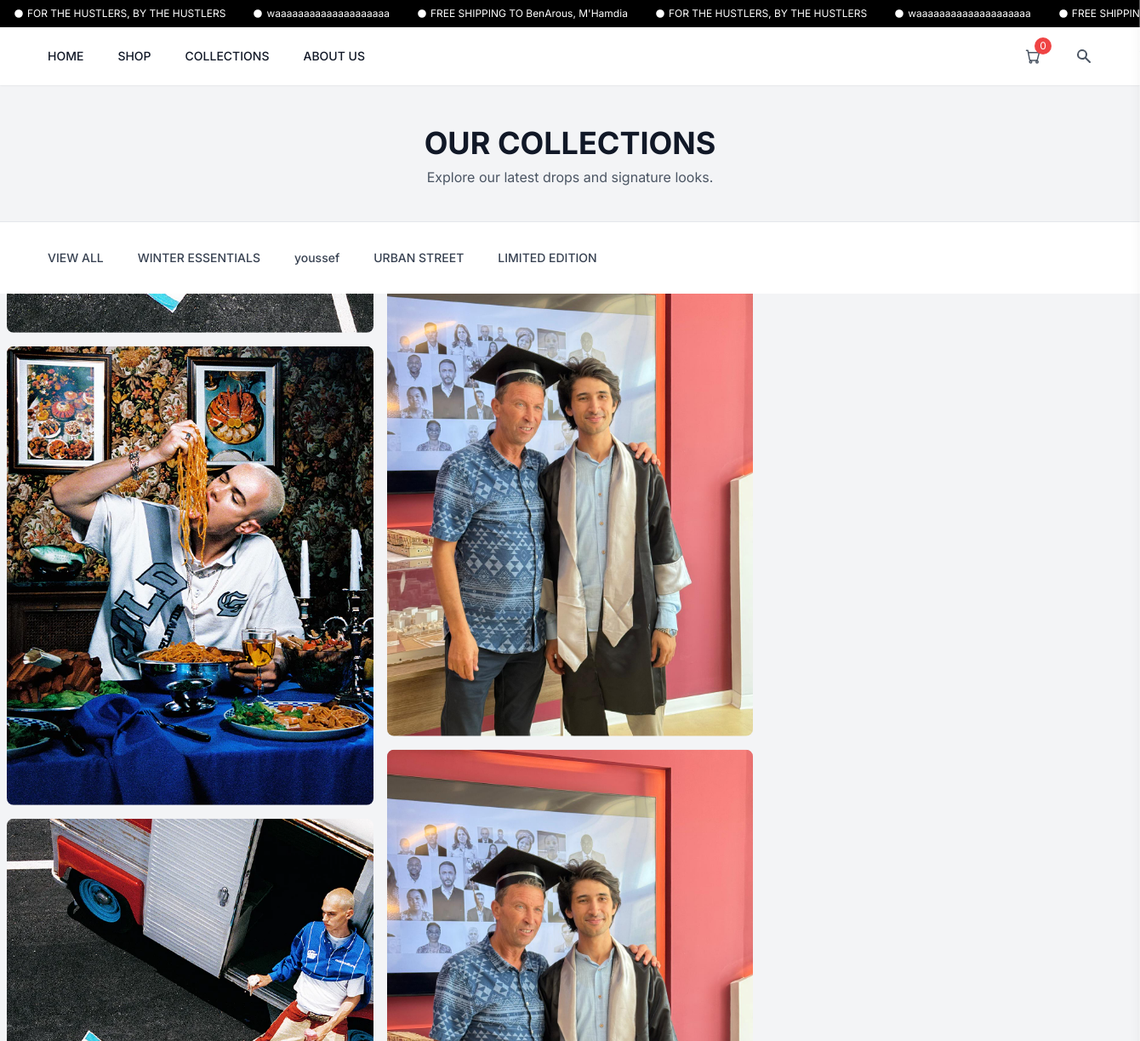
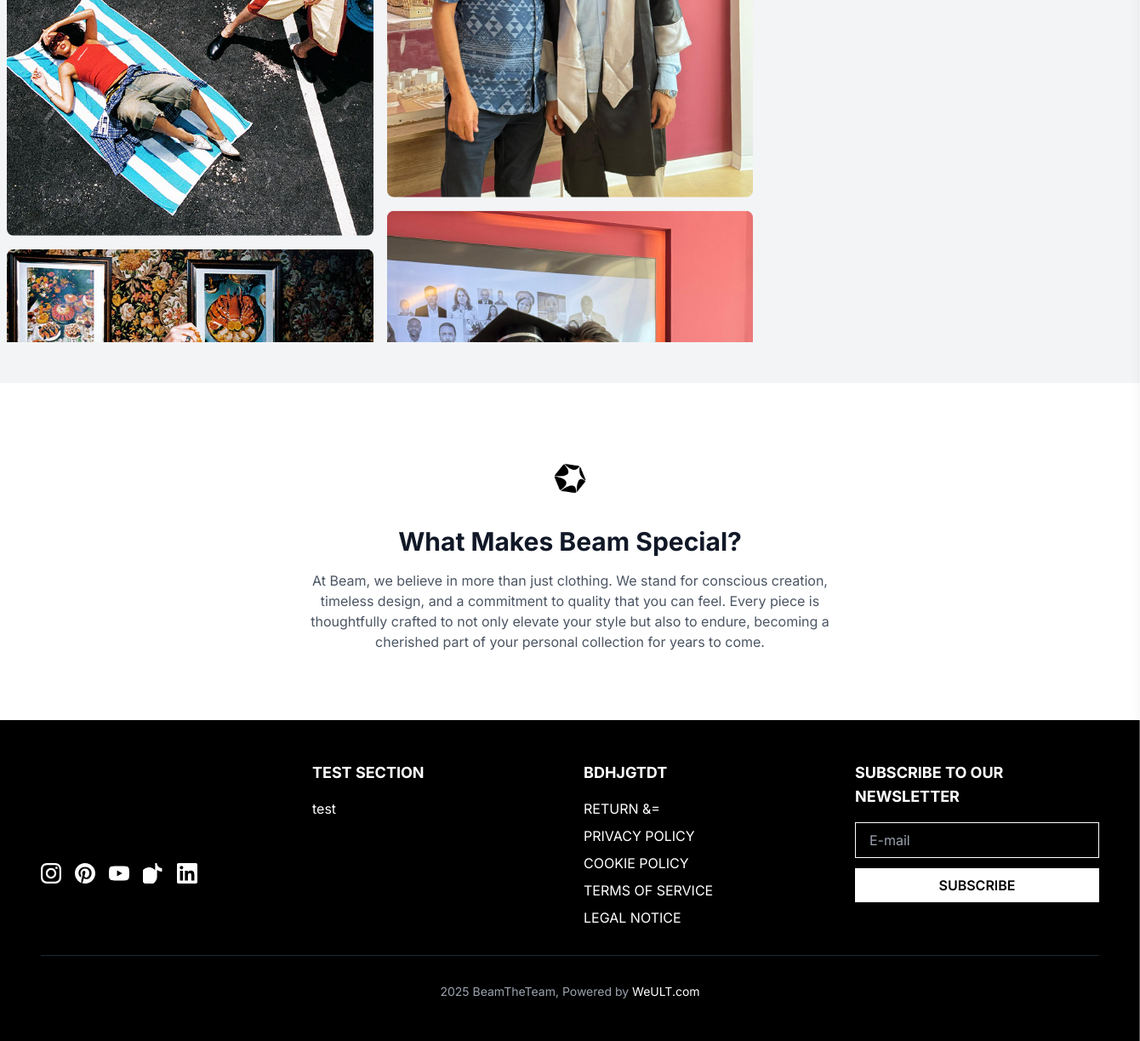
The page /collections.php on the database its author committed (2 pictures, top to bottom).
### tables this page shows
CREATE TABLE `site_settings` (
  `id` int(11) NOT NULL,
  `setting_key` varchar(100) NOT NULL,
  `setting_value` text DEFAULT NULL,
  `created_at` timestamp NOT NULL DEFAULT current_timestamp(),
  `updated_at` timestamp NOT NULL DEFAULT current_timestamp() ON UPDATE current_timestamp()
);

CREATE TABLE `collections` (
  `id` int(11) NOT NULL,
  `name` varchar(100) NOT NULL,
  `slug` varchar(100) NOT NULL,
  `image` varchar(255) DEFAULT NULL,
  `description` text DEFAULT NULL,
  `sort_order` int(11) DEFAULT 0,
  `is_active` tinyint(1) DEFAULT 1,
  `created_at` timestamp NOT NULL DEFAULT current_timestamp(),
  `updated_at` timestamp NOT NULL DEFAULT current_timestamp() ON UPDATE current_timestamp(),
  `secret` tinyint(1) DEFAULT 0
);

CREATE TABLE `social_media` (
  `id` int(11) NOT NULL,
  `platform` varchar(50) NOT NULL,
  `icon_svg` text DEFAULT NULL,
  `link_url` varchar(255) NOT NULL,
  `sort_order` int(11) DEFAULT 0,
  `is_active` tinyint(1) DEFAULT 1,
  `created_at` timestamp NOT NULL DEFAULT current_timestamp(),
  `updated_at` timestamp NOT NULL DEFAULT current_timestamp() ON UPDATE current_timestamp()
);

CREATE TABLE `footer_sections` (
  `id` int(11) NOT NULL,
  `section_name` varchar(100) NOT NULL,
  `section_title` varchar(255) NOT NULL,
  `sort_order` int(11) DEFAULT 0,
  `is_active` tinyint(1) DEFAULT 1,
  `created_at` timestamp NOT NULL DEFAULT current_timestamp(),
  `updated_at` timestamp NOT NULL DEFAULT current_timestamp() ON UPDATE current_timestamp()
);

CREATE TABLE `footer_links` (
  `id` int(11) NOT NULL,
  `section_id` int(11) NOT NULL,
  `link_text` varchar(255) NOT NULL,
  `link_url` varchar(255) NOT NULL,
  `sort_order` int(11) DEFAULT 0,
  `is_active` tinyint(1) DEFAULT 1,
  `created_at` timestamp NOT NULL DEFAULT current_timestamp(),
  `updated_at` timestamp NOT NULL DEFAULT current_timestamp() ON UPDATE current_timestamp()
);

### collections.php (the view, shortened to what the rows shown need)
<?php
require_once 'includes/functions.php';
checkMaintenanceMode();
$collections = getCollections();
?>
<!DOCTYPE html>
<html lang="en">
<head>
    <title>Collections - <?php echo getSiteSetting('brand_name', 'BeamTheTeam™'); ?></title>
    <script src="https://cdn.tailwindcss.com"></script>
    <link rel="stylesheet" href="style.css">
</head>
<body class="bg-gray-100 text-gray-900">
<?php require_once 'includes/header.php'; ?>
    <main class="py-12">
        <div class="container mx-auto px-4 sm:px-6 lg:px-8 text-center">
            <h1 class="text-3xl md:text-4xl font-bold text-gray-900 mb-2">OUR COLLECTIONS</h1>
        </div>
     <section class="bg-white py-4 md:py-6 px-4 md:px-8 lg:px-12 border-t border-gray-200">
        <div class="flex flex-wrap justify-center sm:justify-start gap-x-3 md:gap-x-6 gap-y-2 overflow-x-auto no-scrollbar">
            <a href="shop.php" class="text-xs md:text-sm font-medium text-gray-700 hover:text-black whitespace-nowrap rounded-md p-1 md:p-2">VIEW ALL</a>
            <?php foreach ($collections as $index => $collection): ?>
                <a href="shop.php?collection=<?php echo $collection['id']; ?>" class="text-xs md:text-sm font-medium text-gray-700 hover:text-black whitespace-nowrap rounded-md p-1 md:p-2 <?php echo $index >= 4 ? 'hidden sm:block' : ''; ?> <?php echo $index >= 6 ? 'hidden md:block' : ''; ?> <?php echo $index >= 8 ? 'hidden lg:block' : ''; ?> <?php echo $index >= 10 ? 'hidden xl:block' : ''; ?>"><?php echo $collection['name']; ?></a>
            <?php endforeach; ?>
        </div>
    </section>
        <div class="scrolling-gallery-container collections-gallery">
            <?php
            $columns = [[], [], []];
            foreach ($collections as $i => $collection) {
                $columns[$i % 3][] = $collection;
            }
            $repeat = 5;
            function shuffle_no_consecutive($arr, $lastId = null) {
                if (count($arr) < 2) return $arr;
                $shuffled = $arr;
                do {
                    shuffle($shuffled);
                } while ($lastId !== null && $shuffled[0]['id'] === $lastId && count(array_unique(array_column($shuffled, 'id'))) > 1);
                return $shuffled;
            }
            ?>
            <div class="gallery-column column-1">
                <?php $lastId = null; for ($r = 0; $r < $repeat; $r++): ?>
                    <?php $set = shuffle_no_consecutive($columns[0], $lastId); $lastId = end($set)['id']; ?>
                    <?php foreach ($set as $collection): ?>
                    <div class="gallery-item">
                        <a href="shop.php?collection=<?php echo $collection['id']; ?>" title="<?php echo htmlspecialchars($collection['name']); ?>">
                            <img src="<?php echo htmlspecialchars($collection['image']); ?>" alt="<?php echo htmlspecialchars($collection['name']); ?>">
                        </a>
                    </div>
                    <?php endforeach; ?>
                <?php endfor; ?>
            </div>
            <div class="gallery-column column-2">
                <?php $lastId = null; for ($r = 0; $r < $repeat; $r++): ?>
                    <?php $set = shuffle_no_consecutive($columns[1], $lastId); $lastId = end($set)['id']; ?>
                    <?php foreach ($set as $collection): ?>
                    <div class="gallery-item">
                        <a href="shop.php?collection=<?php echo $collection['id']; ?>" title="<?php echo htmlspecialchars($collection['name']); ?>">
                            <img src="<?php echo htmlspecialchars($collection['image']); ?>" alt="<?php echo htmlspecialchars($collection['name']); ?>">
                        </a>
                    </div>
                    <?php endforeach; ?>
                <?php endfor; ?>
            </div>
        </div>
    </main>
    <section class="bg-white py-20">
        <div class="container mx-auto px-4 text-center">
            <h2 class="text-3xl font-bold text-gray-900 mb-4">What Makes Beam Special?</h2>
        </div>
    </section>
    <?php require_once 'includes/footer.php'; ?>        </div>
    <?php require_once 'includes/footer.php'; ?>

### includes/header.php (shortened to what the rows shown need)
<?php
require_once __DIR__ . '/functions.php';
?>
<!DOCTYPE html>
<html lang="en">
<head>
    <script src="https://cdn.tailwindcss.com"></script>
    <link rel="stylesheet" href="style.css">
</head>
<body class="bg-gray-100 text-gray-900">
    <div class="bg-black text-white text-xs py-2 px-4 overflow-hidden">
        <div class="flex animate-scroll space-x-8 whitespace-nowrap">
            <span class="flex items-center"><svg class="w-3 h-3 mr-1 flex-shrink-0" fill="currentColor" viewBox="0 0 20 20"><path d="M10 18a8 8 0 100-16 8 8 0 000 16zm1-11H9v3H8v2h1v3h2v-3h1v-2h-1V7z"></path></svg> <?php echo getSiteSetting('announcement_text_1', 'SHIPPING TO TUNISIA ON ORDERS +$150'); ?></span>
            <span class="flex items-center"><svg class="w-3 h-3 mr-1 flex-shrink-0" fill="currentColor" viewBox="0 0 20 20"><path d="M10 18a8 8 0 100-16 8 8 0 000 16zm1-11H9v3H8v2h1v3h2v-3h1v-2h-1V7z"></path></svg> <?php echo getSiteSetting('announcement_text_2', 'EASY RETURNS'); ?></span>
            <span class="flex items-center"><svg class="w-3 h-3 mr-1 flex-shrink-0" fill="currentColor" viewBox="0 0 20 20"><path d="M10 18a8 8 0 100-16 8 8 0 000 16zm1-11H9v3H8v2h1v3h2v-3h1v-2h-1V7z"></path></svg> <?php echo getSiteSetting('announcement_text_3', 'FREE SHIPPING TO TUNISIA ON ORDERS +$150'); ?></span>
            <span class="flex items-center"><svg class="w-3 h-3 mr-1 flex-shrink-0" fill="currentColor" viewBox="0 0 20 20"><path d="M10 18a8 8 0 100-16 8 8 0 000 16zm1-11H9v3H8v2h1v3h2v-3h1v-2h-1V7z"></path></svg> <?php echo getSiteSetting('announcement_text_1', 'SHIPPING TO TUNISIA ON ORDERS +$150'); ?></span>
            <span class="flex items-center"><svg class="w-3 h-3 mr-1 flex-shrink-0" fill="currentColor" viewBox="0 0 20 20"><path d="M10 18a8 8 0 100-16 8 8 0 000 16zm1-11H9v3H8v2h1v3h2v-3h1v-2h-1V7z"></path></svg> <?php echo getSiteSetting('announcement_text_2', 'EASY RETURNS'); ?></span>
            <span class="flex items-center"><svg class="w-3 h-3 mr-1 flex-shrink-0" fill="currentColor" viewBox="0 0 20 20"><path d="M10 18a8 8 0 100-16 8 8 0 000 16zm1-11H9v3H8v2h1v3h2v-3h1v-2h-1V7z"></path></svg> <?php echo getSiteSetting('announcement_text_3', 'FREE SHIPPING TO TUNISIA ON ORDERS +$150'); ?></span>
        </div>
    </div>
                        <?php
                        $collections = getCollections();
                        ?>

### includes/footer.php (shortened to what the rows shown need)
    <footer class="bg-black text-white py-12 px-4 md:px-8 lg:px-12">
        <div class="max-w-7xl mx-auto">
            <div class="grid grid-cols-1 md:grid-cols-2 lg:grid-cols-4 gap-8 mb-8">
                <div class="space-y-4">
                    <div class="flex space-x-4">
                        <?php
                        static $socialMedia = null;
                        if ($socialMedia === null) {
                            try {
                                $socialMedia = getSocialMedia();
                            } catch (Exception $e) {
                                error_log("Social media data error: " . $e->getMessage());
                                $socialMedia = [];
                            }
                        }
                        if (!empty($socialMedia)):
                            foreach ($socialMedia as $social):
                        ?>
                        <a href="<?php echo htmlspecialchars($social['link_url']); ?>" class="text-white hover:text-gray-300 transition-colors duration-200" target="_blank" rel="noopener noreferrer">
                            <svg class="w-6 h-6" fill="currentColor" viewBox="0 0 24 24">
                                <?php echo $social['icon_svg']; ?>
                            </svg>
                        </a>
                        <?php
                            endforeach;
                        endif;
                        ?>
                    </div>
                </div>
                <?php
                static $footerData = null;
                if ($footerData === null) {
                    try {
                        $footerData = getFooterData();
                    } catch (Exception $e) {
                        error_log("Footer data error: " . $e->getMessage());
                        $footerData = [];
                    }
                }
                if (!empty($footerData)):
                    foreach ($footerData as $section):
                ?>
                <div class="space-y-4">
                    <h4 class="text-lg font-bold text-white uppercase"><?php echo htmlspecialchars($section['section_title']); ?></h4>
                    <ul class="space-y-2">
                        <?php if (!empty($section['links'])): ?>
                            <?php foreach ($section['links'] as $link): ?>
                            <li><a href="<?php echo htmlspecialchars($link['link_url']); ?>" class="text-white hover:text-gray-300 transition-colors duration-200"><?php echo htmlspecialchars($link['link_text']); ?></a></li>
                            <?php endforeach; ?>
                        <?php endif; ?>
                    </ul>
                </div>
                <?php
                    endforeach;
                endif;
                ?>
            </div>
        </div>
    </footer>
</body>
</html>

### rows shown on the page
site_settings: setting_value "FOR THE HUSTLERS, BY THE HUSTLERS"
site_settings: setting_value "waaaaaaaaaaaaaaaaaaaa"
site_settings: setting_value "FREE SHIPPING TO BenArous, M'Hamdia"
collections: name "WINTER ESSENTIALS", image (picture)
collections: name "youssef", image (picture)
collections: name "URBAN STREET"
collections: name "LIMITED EDITION", image (picture)
footer_sections: section_title "TEST SECTION"
footer_links: link_text "test"
footer_sections: section_title "BDHJGTDT"
footer_links: link_text "RETURN &="
footer_links: link_text "PRIVACY POLICY"
footer_links: link_text "COOKIE POLICY"
footer_links: link_text "TERMS OF SERVICE"
footer_links: link_text "LEGAL NOTICE"

### other values the page prints
getSiteSetting('announcement_text_2', 'EASY RETURNS') "waaaaaaaaaaaaaaaaaaaa"
$totalItems "0"
